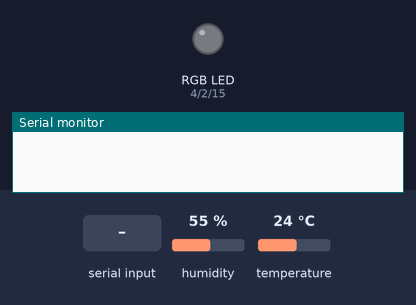
The sketch below on a simulated ESP32. On the bench: an RGB LED mixed from three pins (HIGH = lit), the last lines printed to the serial monitor. The inputs (shaded band) are chosen by the test bench; at power-on: humidity 55 %, temperature 24 °C. Dim RGB values are drawn brighter than linear; nothing arrives over Bluetooth unless stated.

Above: at 1.2 s.
1.3 s: "90,45,200\n" received over the second serial link
At 3.0 s:
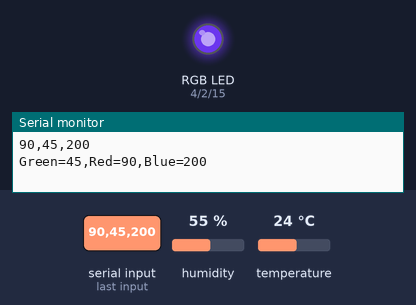
3.8 s: "90,45\n" received over the second serial link
At 6.0 s:
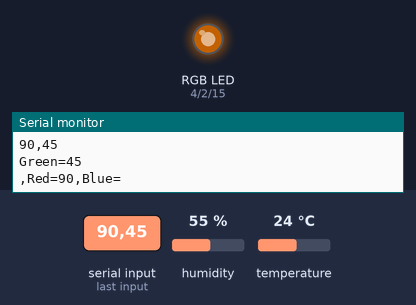
6.3 s: "5\n" received over the second serial link
At 8.0 s:
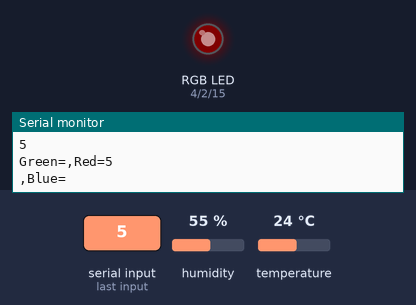
8.8 s: "30,150,10\n" received over the second serial link
At 11.0 s:
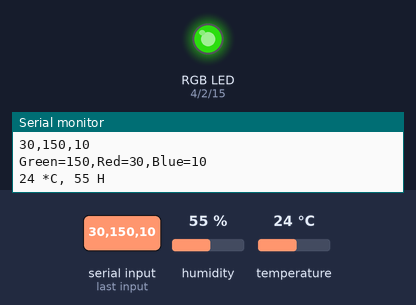
11.3 s: "30,150\n" received over the second serial link
At 13.0 s:
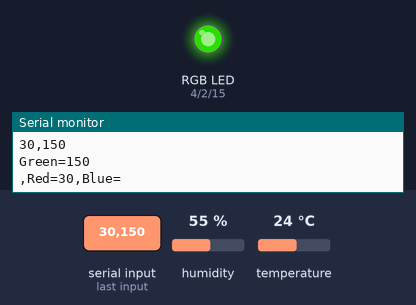
13.8 s: "90\n" received over the second serial link
At 16.1 s:
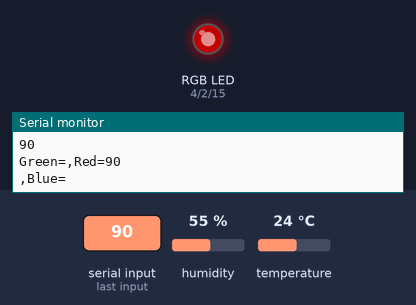
Timing chart, 0 to 17.3 s (numbered marks = the images above; inputs shaded):
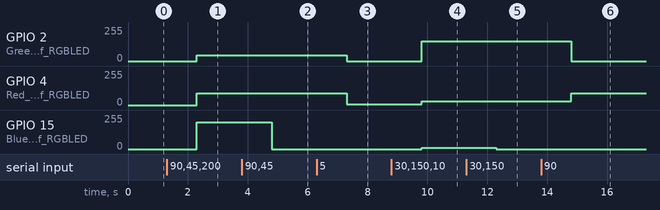

Measured:
- after the input at 1.3 s, GPIO 2 (Green_pin_of_RGBLED): 0/255 → 45/255 after 1.0 s; GPIO 4 (Red_pin_of_RGBLED): 0/255 → 90/255 after 1.0 s; GPIO 15 (Blue_pin_of_RGBLED): 0/255 → 200/255 after 1.0 s
- after the input at 3.8 s, GPIO 15 (Blue_pin_of_RGBLED): 200/255 → 0/255 after 1.0 s
- after the input at 6.3 s, GPIO 2 (Green_pin_of_RGBLED): 45/255 → 0/255 after 1.0 s; GPIO 4 (Red_pin_of_RGBLED): 90/255 → 5/255 after 1.0 s
- after the input at 8.8 s, GPIO 2 (Green_pin_of_RGBLED): 0/255 → 150/255 after 1.0 s; GPIO 4 (Red_pin_of_RGBLED): 5/255 → 30/255 after 1.0 s; GPIO 15 (Blue_pin_of_RGBLED): 0/255 → 10/255 after 1.0 s
- after the input at 11.3 s, GPIO 15 (Blue_pin_of_RGBLED): 10/255 → 0/255 after 1.0 s
- after the input at 13.8 s, GPIO 2 (Green_pin_of_RGBLED): 150/255 → 0/255 after 1.0 s; GPIO 4 (Red_pin_of_RGBLED): 30/255 → 90/255 after 1.0 s

The sketch:

03_Measurement.ino
```cpp
// 這個程式將會對配對的裝置(Android)送出類比訊號給ESP32，這些命令會使用字串"25,32,255"三個逗號分隔，另外可以接收ESP32傳來的"32,25"兩筆資料，顯示在APP上
// 會使用到RGB全彩LED及DHT11，請先安裝SimpleDHT及ESP32 analogWrite程式庫
// GPIO 15 -> Blue pin of RGBLED
// GPIO 2  -> Green pin of RGBLED
// GPIO 4  -> Red pin of RGBLED
// GPIO 16 -> Signal pin of DHT 11
// 3.3V    -> Vin pin of DHT11
// GND     -> GND pin of DHT11

#include <BluetoothSerial.h>
BluetoothSerial SerialBT;
//Setup DHT11
#include <SimpleDHT.h>
int pinDHT11 = 16;
SimpleDHT11 dht11(pinDHT11);
//送出溫濕度的時間間隔，由於藍芽必須即時接收，所以不使用delay
long BTLastPublishTime;//紀錄最後送出時間
long BTPublishInterval = 10000;//每10秒送出溫濕度一次
#include <analogWrite.h>

void setup() {
  Serial.begin(115200);
  SerialBT.begin("Your ESP32 BT Name");//請將這裡改成你喜歡的藍芽名稱
  pinMode(15,OUTPUT); //Blue pin of RGBLED
  pinMode(2,OUTPUT); //Green pin of RGBLED
  pinMode(4,OUTPUT); //Red pin of RGBLED
}

void loop() {
  //ESP32->Android
  if(Serial.available())  {
    String Sdata=Serial.readString();
    SerialBT.println(Sdata);
  }
  //Android->ESP32
  if(SerialBT.available())  {
    String btdata=SerialBT.readString();
    Serial.println(btdata);
    //以 ',' 逗號拆解文字
    String Red=getValue(btdata,',',0);
    String Green=getValue(btdata,',',1);
    String Blue=getValue(btdata,',',2);
    Serial.print("Green=" + Green);Serial.print(",Red=" + Red);Serial.println(",Blue=" + Blue);
    //用類比寫入腳位4,2,15
    analogWrite(4, Red.toInt());
    analogWrite(2, Green.toInt());
    analogWrite(15, Blue.toInt());
  }
  // Send DHT11 data to Android
  if ((millis() - BTLastPublishTime) >= BTPublishInterval ) {
    BTLastPublishTime = millis(); //更新最後傳輸時間
    byte temperature = 0; byte humidity = 0;
    int err = SimpleDHTErrSuccess;
    if ((err = dht11.read(&temperature, &humidity, NULL)) != SimpleDHTErrSuccess) {
      Serial.print("Read DHT11 failed, err="); Serial.print(SimpleDHTErrCode(err));
      Serial.print(","); Serial.println(SimpleDHTErrDuration(err)); delay(1000);
      return;
    }
    Serial.print((int)temperature); Serial.print(" *C, ");
    Serial.print((int)humidity); Serial.println(" H");
    String tempAndhumi=String(temperature)+ "," +String(humidity) ;
    SerialBT.println(tempAndhumi);
  }
  delay(1);
}

//此副程式用來拆解','分隔的字串
String getValue(String data, char separator, int index){
    int found = 0;
    int strIndex[] = { 0, -1 };
    int maxIndex = data.length() - 1;
    for (int i = 0; i <= maxIndex && found <= index; i++) {
        if (data.charAt(i) == separator || i == maxIndex) {
            found++;
            strIndex[0] = strIndex[1] + 1;
            strIndex[1] = (i == maxIndex) ? i+1 : i;
        }
    }
    return found > index ? data.substring(strIndex[0], strIndex[1]) : "";
}
```
